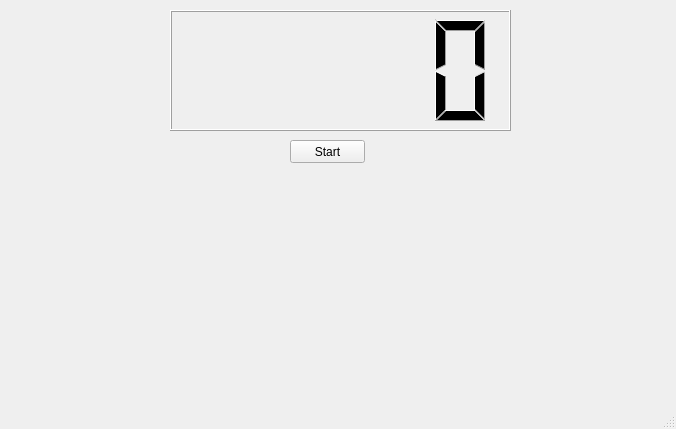
<?xml version="1.0" encoding="UTF-8"?>
<ui version="4.0">
 <class>MainWindow</class>
 <widget class="QMainWindow" name="MainWindow">
  <property name="geometry">
   <rect>
    <x>0</x>
    <y>0</y>
    <width>676</width>
    <height>429</height>
   </rect>
  </property>
  <property name="windowTitle">
   <string>MainWindow</string>
  </property>
  <widget class="QWidget" name="centralwidget">
   <widget class="FlowClock" name="flow_clock_">
    <property name="geometry">
     <rect>
      <x>170</x>
      <y>10</y>
      <width>341</width>
      <height>121</height>
     </rect>
    </property>
   </widget>
   <widget class="QPushButton" name="start_button_">
    <property name="geometry">
     <rect>
      <x>290</x>
      <y>140</y>
      <width>75</width>
      <height>23</height>
     </rect>
    </property>
    <property name="text">
     <string>Start</string>
    </property>
   </widget>
  </widget>
  <widget class="QMenuBar" name="menubar">
   <property name="geometry">
    <rect>
     <x>0</x>
     <y>0</y>
     <width>676</width>
     <height>21</height>
    </rect>
   </property>
  </widget>
  <widget class="QStatusBar" name="statusbar"/>
 </widget>
 <customwidgets>
  <customwidget>
   <class>FlowClock</class>
   <extends>QLCDNumber</extends>
   <header>flow_clock.h</header>
  </customwidget>
 </customwidgets>
 <resources/>
 <connections/>
</ui>
